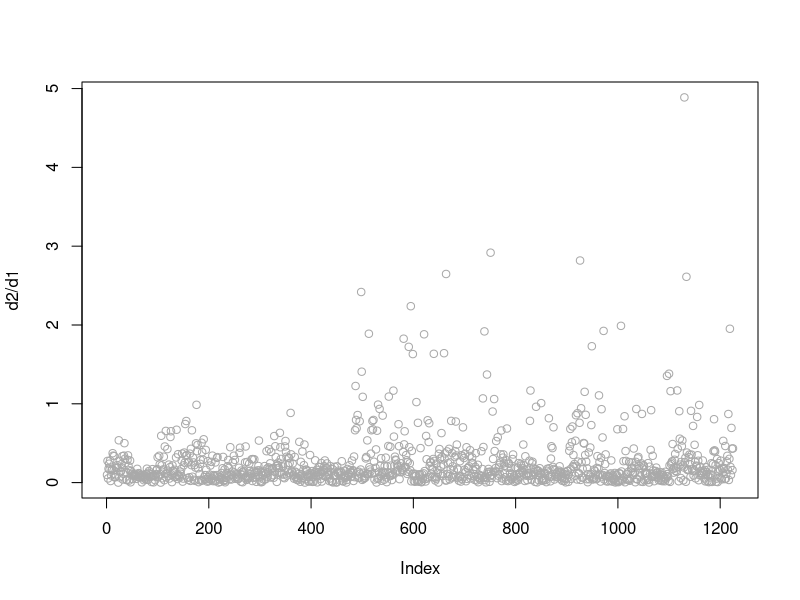
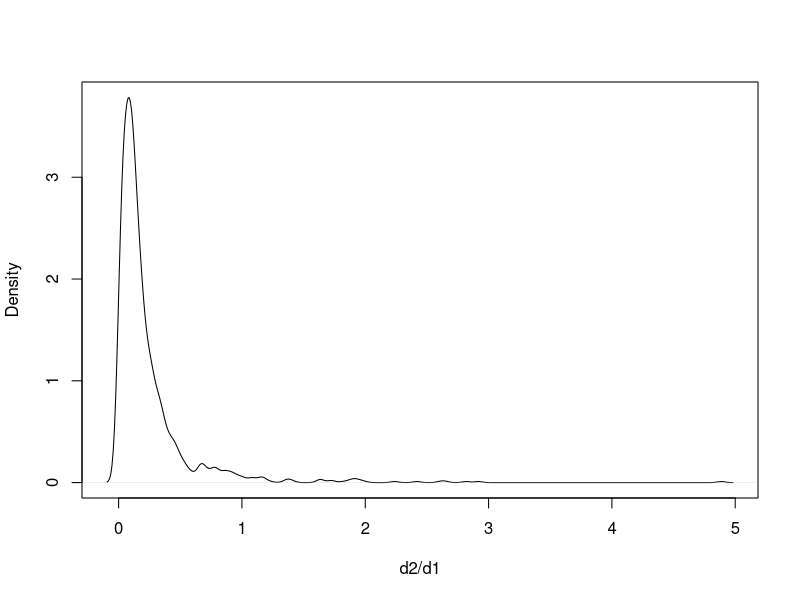
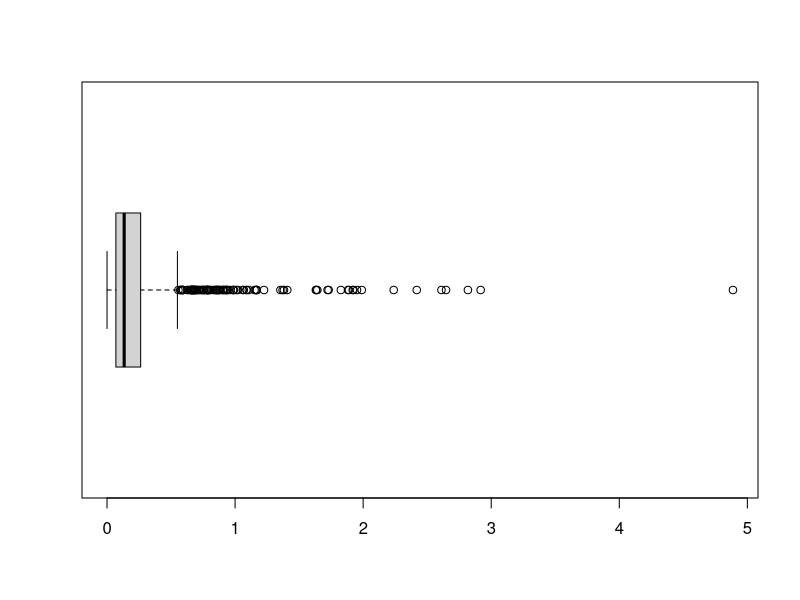
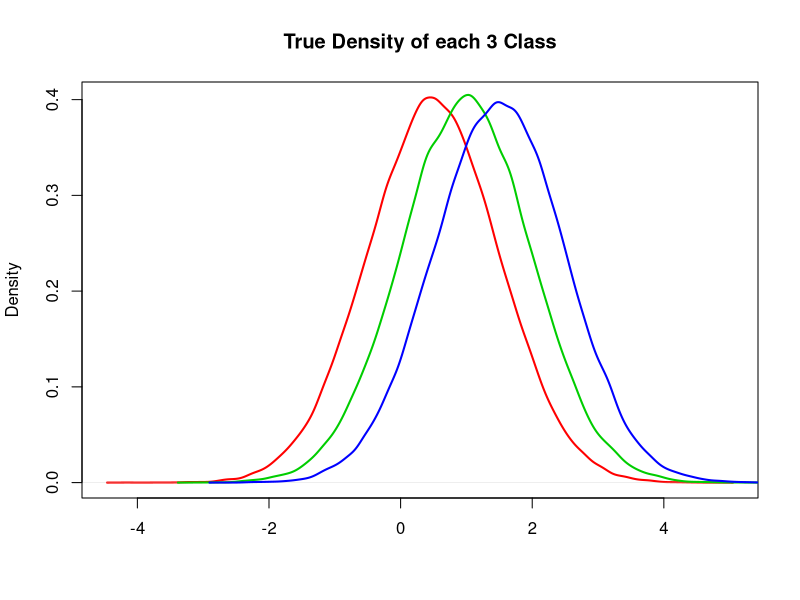
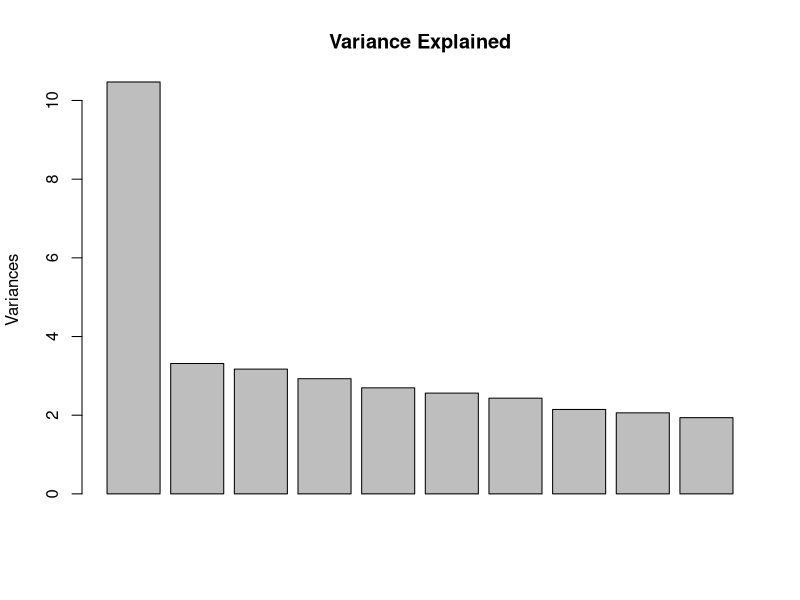
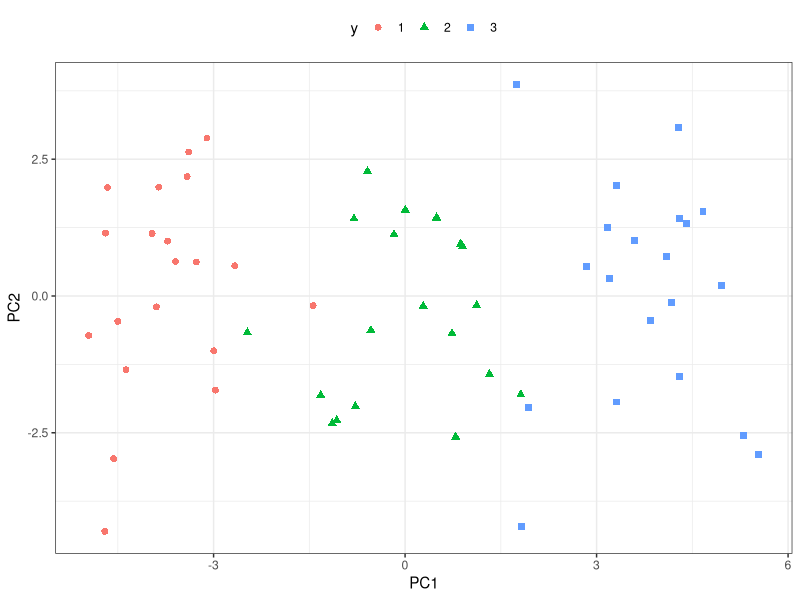
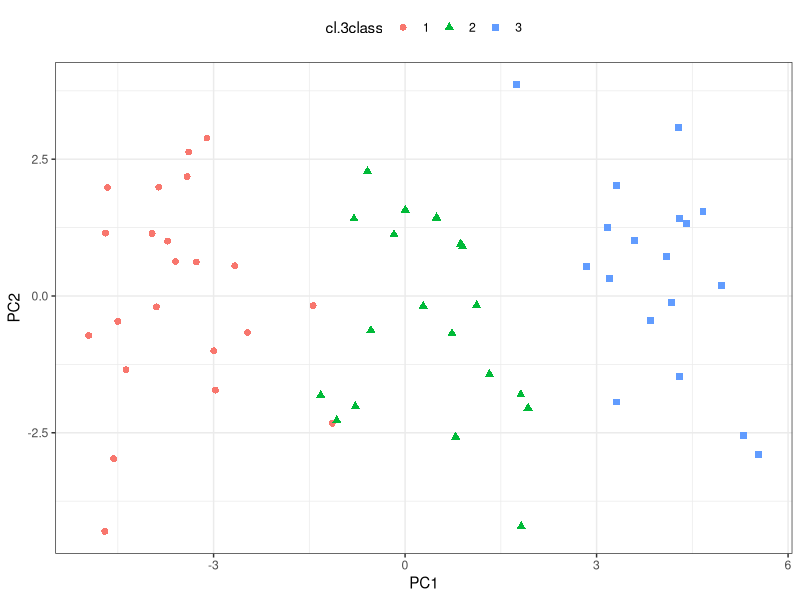
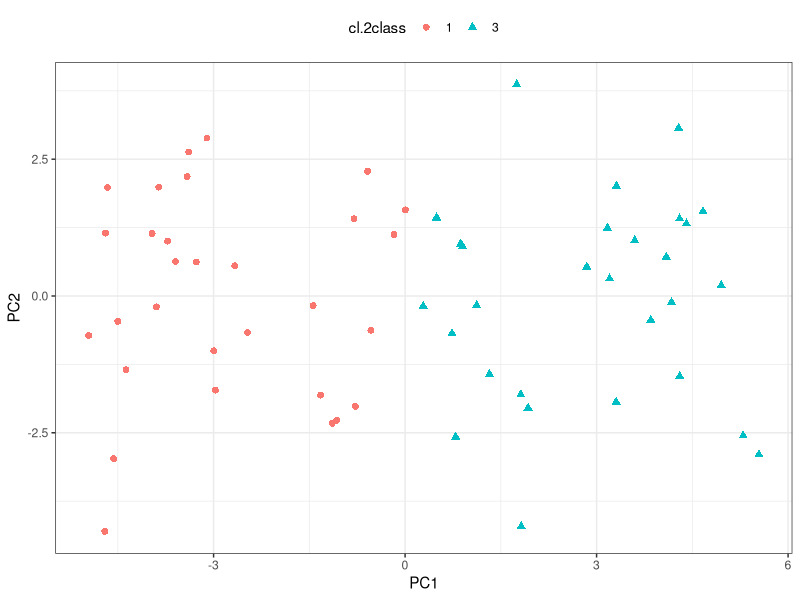

Source code (R) for these figures, in order:
###### CH10 Exercises
library(ggplot2)
library(dplyr)

##### Exercise 10.7 #####
data(USArrests)
data.scaled <- scale(USArrests)
d1 <- dist(data.scaled)^2
d2 <- as.dist(1-cor(t(data.scaled)))
summary(d2/d1)

plot(d2/d1, col = 'darkgray')
plot(density(d2/d1), main = '', xlab = 'd2/d1')
boxplot(d2/d1, horizontal = T)


##### Exercise 10.10 #####
# (a)
n <- 20 ; p <- 50
set.seed(1010)
X <- rbind(
  matrix(rnorm(n*p, mean = 1*0.5), n, p),
  matrix(rnorm(n*p, mean = 2*0.5), n, p),
  matrix(rnorm(n*p, mean = 3*0.5), n, p)
)
y <- as.factor(rep(1:3, each = n))

plot(density(rnorm(100000,1*0.5)), main = 'True Density of each 3 Class', xlab = '', col = 'red1', lwd = 2)
lines(density(rnorm(100000,2*0.5)), col = 'green3', lwd = 2)
lines(density(rnorm(100000,3*0.5)), col = 'blue1', lwd = 2)

# (b)
summary(pc.out <- prcomp(X))
plot(pc.out, main = 'Variance Explained')

pc.two <- as.data.frame(pc.out$x[,1:2])
ggplot(pc.two) + theme_bw() + theme(legend.position = 'top') +
  geom_point(aes(PC1, PC2, shape = y, color = y), size = 2)

# (c)
set.seed(10)
(km.3class <- kmeans(X, 3, nstart = 100))
cl.3class <- factor(c(3:1)[km.3class$cluster], levels = c(1:3))

table(true = y, kmeans = cl.3class)
ggplot(pc.two) + theme_bw() + theme(legend.position = 'top') +
  geom_point(aes(PC1, PC2, shape = cl.3class, color = cl.3class), size = 2)
  
# (d)
set.seed(10)
(km.2class <- kmeans(X, 2, nstart = 100))
cl.2class <- factor(c(3,1)[km.2class$cluster], levels = c(1:3)) 

ggplot(pc.two) + theme_bw() + theme(legend.position = 'top') +
  geom_point(aes(PC1, PC2, shape = cl.2class, color = cl.2class), size = 2)
table(true = y, kmeans = cl.2class)

# (e)
set.seed(10)
(km.4class <- kmeans(X, 4, nstart = 100))
cl.4class <- factor(c(2,1,3,4)[km.4class$cluster], levels = c(1:4)) 

ggplot(pc.two) + theme_bw() + theme(legend.position = 'top') +
  geom_point(aes(PC1, PC2, shape = cl.4class, color = cl.4class), size = 2)
table(true = y, kmeans = cl.4class)

# (f)
set.seed(10)
(km.pc <- kmeans(pc.two, 3, nstart = 100))
cl.pc <- as.factor(c(3,1,2)[km.pc$cluster])

ggplot(pc.two) + theme_bw() + theme(legend.position = 'top') +
  geom_point(aes(PC1, PC2, shape = cl.pc, color = cl.pc), size = 2)
table(true = y, kmeans = cl.pc)

# (g) / compare to (b)
Xsc <- scale(X)
set.seed(10)
(km.scaled <- kmeans(Xsc, 3, nstart = 100))
cl.scaled <- factor(c(1,3,2)[km.scaled$cluster], levels = c(1:3))
ggplot(pc.two) + theme_bw() + theme(legend.position = 'top') +
  geom_point(aes(PC1, PC2, shape = cl.scaled, color = cl.scaled), size = 2)
table(true = y, kmeans = cl.pc)

